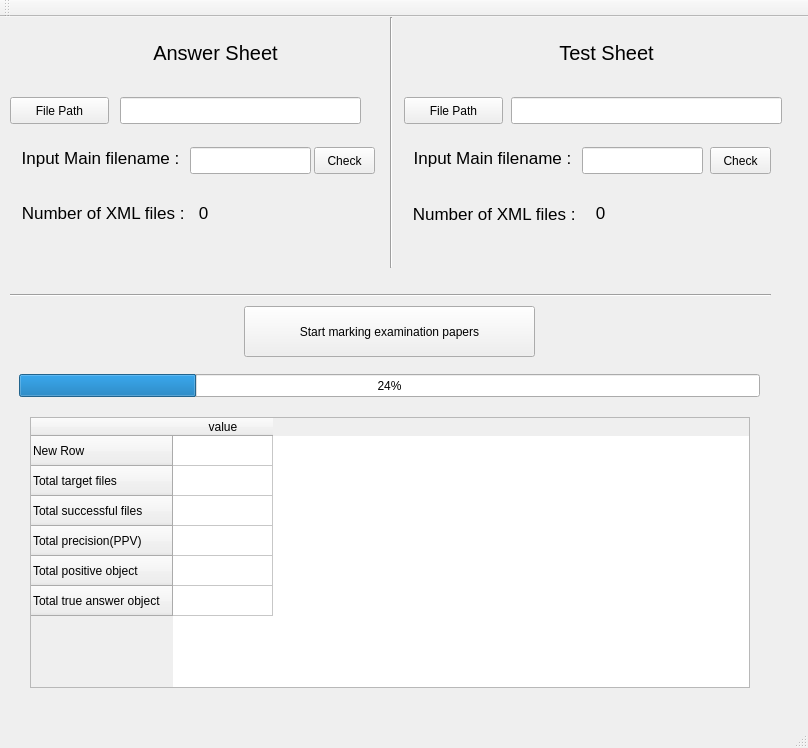
<?xml version="1.0" encoding="UTF-8"?>
<ui version="4.0">
 <class>MainWindow</class>
 <widget class="QMainWindow" name="MainWindow">
  <property name="geometry">
   <rect>
    <x>0</x>
    <y>0</y>
    <width>808</width>
    <height>748</height>
   </rect>
  </property>
  <property name="windowTitle">
   <string>MainWindow</string>
  </property>
  <widget class="QWidget" name="centralWidget">
   <widget class="QLabel" name="label">
    <property name="geometry">
     <rect>
      <x>130</x>
      <y>20</y>
      <width>171</width>
      <height>31</height>
     </rect>
    </property>
    <property name="font">
     <font>
      <pointsize>15</pointsize>
     </font>
    </property>
    <property name="text">
     <string>Answer Sheet</string>
    </property>
    <property name="alignment">
     <set>Qt::AlignCenter</set>
    </property>
   </widget>
   <widget class="QPushButton" name="Btn_answer_folderUrl">
    <property name="geometry">
     <rect>
      <x>10</x>
      <y>80</y>
      <width>99</width>
      <height>27</height>
     </rect>
    </property>
    <property name="text">
     <string>File Path</string>
    </property>
   </widget>
   <widget class="Line" name="line">
    <property name="geometry">
     <rect>
      <x>381</x>
      <y>0</y>
      <width>20</width>
      <height>251</height>
     </rect>
    </property>
    <property name="orientation">
     <enum>Qt::Vertical</enum>
    </property>
   </widget>
   <widget class="QLabel" name="label_2">
    <property name="geometry">
     <rect>
      <x>521</x>
      <y>20</y>
      <width>171</width>
      <height>31</height>
     </rect>
    </property>
    <property name="font">
     <font>
      <pointsize>15</pointsize>
     </font>
    </property>
    <property name="text">
     <string>Test Sheet</string>
    </property>
    <property name="alignment">
     <set>Qt::AlignCenter</set>
    </property>
   </widget>
   <widget class="QPushButton" name="Btn_test_folderUrl">
    <property name="geometry">
     <rect>
      <x>404</x>
      <y>80</y>
      <width>99</width>
      <height>27</height>
     </rect>
    </property>
    <property name="text">
     <string>File Path</string>
    </property>
   </widget>
   <widget class="QLabel" name="label_3">
    <property name="geometry">
     <rect>
      <x>15</x>
      <y>185</y>
      <width>181</width>
      <height>21</height>
     </rect>
    </property>
    <property name="font">
     <font>
      <pointsize>13</pointsize>
     </font>
    </property>
    <property name="text">
     <string>Number of XML files : </string>
    </property>
    <property name="alignment">
     <set>Qt::AlignCenter</set>
    </property>
   </widget>
   <widget class="QLineEdit" name="lineEdit_answer_folderUrl">
    <property name="geometry">
     <rect>
      <x>120</x>
      <y>80</y>
      <width>241</width>
      <height>27</height>
     </rect>
    </property>
    <property name="text">
     <string/>
    </property>
   </widget>
   <widget class="QLineEdit" name="lineEdit_test_folderUrl">
    <property name="geometry">
     <rect>
      <x>511</x>
      <y>80</y>
      <width>271</width>
      <height>27</height>
     </rect>
    </property>
   </widget>
   <widget class="QLabel" name="ansersheet_filenumber_textlabel">
    <property name="geometry">
     <rect>
      <x>158</x>
      <y>180</y>
      <width>91</width>
      <height>31</height>
     </rect>
    </property>
    <property name="font">
     <font>
      <pointsize>13</pointsize>
     </font>
    </property>
    <property name="text">
     <string>0</string>
    </property>
    <property name="alignment">
     <set>Qt::AlignCenter</set>
    </property>
   </widget>
   <widget class="QLabel" name="label_4">
    <property name="geometry">
     <rect>
      <x>406</x>
      <y>186</y>
      <width>181</width>
      <height>21</height>
     </rect>
    </property>
    <property name="font">
     <font>
      <pointsize>13</pointsize>
     </font>
    </property>
    <property name="text">
     <string>Number of XML files : </string>
    </property>
    <property name="alignment">
     <set>Qt::AlignCenter</set>
    </property>
   </widget>
   <widget class="QLabel" name="testrsheet_filenumber_textlabel">
    <property name="geometry">
     <rect>
      <x>555</x>
      <y>180</y>
      <width>91</width>
      <height>31</height>
     </rect>
    </property>
    <property name="font">
     <font>
      <pointsize>13</pointsize>
     </font>
    </property>
    <property name="text">
     <string>0</string>
    </property>
    <property name="alignment">
     <set>Qt::AlignCenter</set>
    </property>
   </widget>
   <widget class="QLabel" name="label_5">
    <property name="geometry">
     <rect>
      <x>10</x>
      <y>130</y>
      <width>181</width>
      <height>21</height>
     </rect>
    </property>
    <property name="font">
     <font>
      <pointsize>13</pointsize>
     </font>
    </property>
    <property name="text">
     <string>Input Main filename :</string>
    </property>
    <property name="alignment">
     <set>Qt::AlignCenter</set>
    </property>
   </widget>
   <widget class="QLineEdit" name="ansersheet_filename_lineEdit">
    <property name="geometry">
     <rect>
      <x>190</x>
      <y>130</y>
      <width>121</width>
      <height>27</height>
     </rect>
    </property>
    <property name="font">
     <font>
      <pointsize>13</pointsize>
     </font>
    </property>
    <property name="text">
     <string/>
    </property>
    <property name="alignment">
     <set>Qt::AlignCenter</set>
    </property>
   </widget>
   <widget class="QLabel" name="label_6">
    <property name="geometry">
     <rect>
      <x>402</x>
      <y>130</y>
      <width>181</width>
      <height>21</height>
     </rect>
    </property>
    <property name="font">
     <font>
      <pointsize>13</pointsize>
     </font>
    </property>
    <property name="text">
     <string>Input Main filename :</string>
    </property>
    <property name="alignment">
     <set>Qt::AlignCenter</set>
    </property>
   </widget>
   <widget class="QLineEdit" name="testsheet_filename_lineEdit_2">
    <property name="geometry">
     <rect>
      <x>582</x>
      <y>130</y>
      <width>121</width>
      <height>27</height>
     </rect>
    </property>
    <property name="font">
     <font>
      <pointsize>13</pointsize>
     </font>
    </property>
    <property name="alignment">
     <set>Qt::AlignCenter</set>
    </property>
   </widget>
   <widget class="QPushButton" name="btn_input_filename_answer">
    <property name="geometry">
     <rect>
      <x>314</x>
      <y>130</y>
      <width>61</width>
      <height>27</height>
     </rect>
    </property>
    <property name="text">
     <string>Check</string>
    </property>
   </widget>
   <widget class="QPushButton" name="btn_input_filename_test">
    <property name="geometry">
     <rect>
      <x>710</x>
      <y>130</y>
      <width>61</width>
      <height>27</height>
     </rect>
    </property>
    <property name="text">
     <string>Check</string>
    </property>
   </widget>
   <widget class="Line" name="line_2">
    <property name="geometry">
     <rect>
      <x>10</x>
      <y>270</y>
      <width>761</width>
      <height>16</height>
     </rect>
    </property>
    <property name="orientation">
     <enum>Qt::Horizontal</enum>
    </property>
   </widget>
   <widget class="QPushButton" name="btn_start_marking_exam">
    <property name="geometry">
     <rect>
      <x>244</x>
      <y>289</y>
      <width>291</width>
      <height>51</height>
     </rect>
    </property>
    <property name="text">
     <string>Start marking examination papers</string>
    </property>
   </widget>
   <widget class="QProgressBar" name="progressBar">
    <property name="geometry">
     <rect>
      <x>19</x>
      <y>357</y>
      <width>741</width>
      <height>23</height>
     </rect>
    </property>
    <property name="value">
     <number>24</number>
    </property>
    <property name="alignment">
     <set>Qt::AlignCenter</set>
    </property>
   </widget>
   <widget class="QTableWidget" name="tableWidget">
    <property name="geometry">
     <rect>
      <x>30</x>
      <y>400</y>
      <width>720</width>
      <height>271</height>
     </rect>
    </property>
    <property name="sortingEnabled">
     <bool>false</bool>
    </property>
    <property name="columnCount">
     <number>1</number>
    </property>
    <row>
     <property name="text">
      <string>New Row</string>
     </property>
    </row>
    <row>
     <property name="text">
      <string>Total target files</string>
     </property>
    </row>
    <row>
     <property name="text">
      <string>Total successful files</string>
     </property>
    </row>
    <row>
     <property name="text">
      <string>Total precision(PPV)</string>
     </property>
    </row>
    <row>
     <property name="text">
      <string>Total positive object</string>
     </property>
    </row>
    <row>
     <property name="text">
      <string>Total true answer object</string>
     </property>
    </row>
    <column>
     <property name="text">
      <string>value</string>
     </property>
     <property name="textAlignment">
      <set>AlignHCenter|AlignVCenter|AlignCenter</set>
     </property>
     <property name="foreground">
      <brush brushstyle="SolidPattern">
       <color alpha="255">
        <red>0</red>
        <green>0</green>
        <blue>0</blue>
       </color>
      </brush>
     </property>
    </column>
   </widget>
  </widget>
  <widget class="QMenuBar" name="menuBar">
   <property name="geometry">
    <rect>
     <x>0</x>
     <y>0</y>
     <width>808</width>
     <height>25</height>
    </rect>
   </property>
  </widget>
  <widget class="QToolBar" name="mainToolBar">
   <attribute name="toolBarArea">
    <enum>TopToolBarArea</enum>
   </attribute>
   <attribute name="toolBarBreak">
    <bool>false</bool>
   </attribute>
  </widget>
  <widget class="QStatusBar" name="statusBar"/>
 </widget>
 <layoutdefault spacing="6" margin="11"/>
 <resources/>
 <connections/>
</ui>
